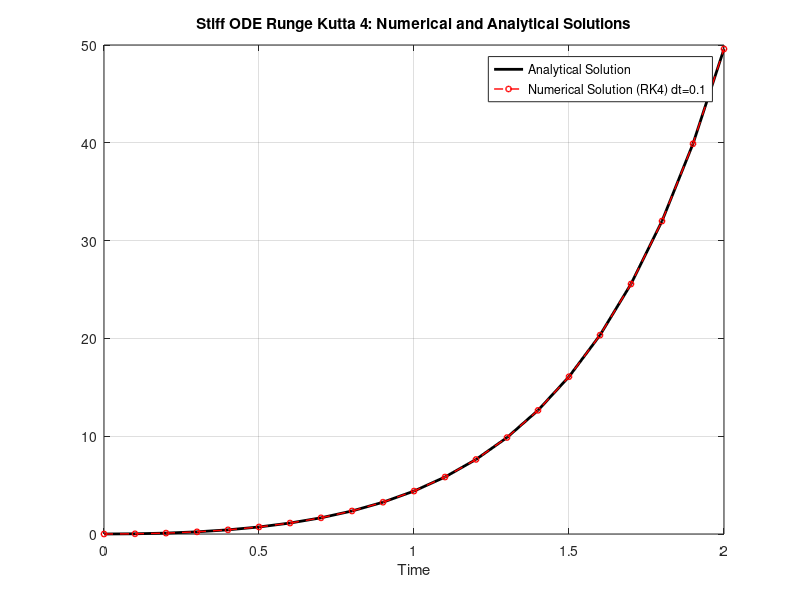

MATLAB code for this plot:
clc; % Clear the command window.
clear; % Erase all existing variables. Or clearvars if you want.
close all; % Close all figures (except those of imtool.)

t_max = 2; % Maximum time to simulate
Dt=0.1; % Numerical Time step
t=0:Dt:t_max;   % Time vector
N=size(t,2); % Number of time steps
f_RK4(1) = 0; % Initial condition f(1) 

for i = 1:N-1

    k1= Dt*(2*f_RK4(i)+ 4*t(i));
    k2= Dt*(2*(f_RK4(i)+k1/2)+ 4*(t(i)+Dt/2));
    k3= Dt*(2*(f_RK4(i)+k2/2)+ 4*(t(i)+Dt/2));
    k4= Dt*(2*(f_RK4(i)+k3)+ 4*(t(i)+Dt));

    f_RK4(i+1)= f_RK4(i)+ (k1+2*k2+2*k3+k4)/6; % RK4 step to calculate f(i+1)0
end

% Analytical solution
f_analytical = (-2*t)-1+ 1*exp(2*t);

% Plotting
figure 
plot(t, f_analytical, 'black', 'LineWidth', 2); % Analytical solution
hold on;
plot(t, f_RK4, 'ro--', 'MarkerSize', 4,'LineWidth',1); % Numerical solution with nodes at each time step
hold off;
xlabel('Time');
legend('Analytical Solution','Numerical Solution (RK4) dt=0.1');
title('Stiff ODE Runge Kutta 4: Numerical and Analytical Solutions');
grid on;
